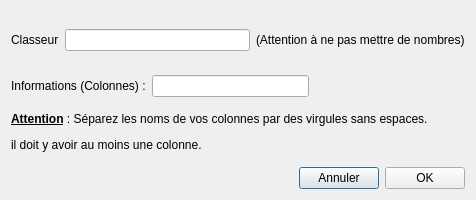
<?xml version="1.0" encoding="UTF-8"?>
<ui version="4.0">
 <class>Dialog</class>
 <widget class="QDialog" name="Dialog">
  <property name="geometry">
   <rect>
    <x>0</x>
    <y>0</y>
    <width>476</width>
    <height>200</height>
   </rect>
  </property>
  <property name="windowTitle">
   <string>Dialog</string>
  </property>
  <layout class="QGridLayout" name="gridLayout">
   <item row="0" column="0">
    <layout class="QHBoxLayout" name="horizontalLayout_5">
     <item>
      <widget class="QLabel" name="tableLabel_2">
       <property name="text">
        <string>Classeur</string>
       </property>
      </widget>
     </item>
     <item>
      <widget class="QLineEdit" name="tableLine"/>
     </item>
     <item>
      <widget class="QLabel" name="label_2">
       <property name="text">
        <string>(Attention à ne pas mettre de nombres)</string>
       </property>
      </widget>
     </item>
    </layout>
   </item>
   <item row="1" column="0">
    <layout class="QHBoxLayout" name="horizontalLayout_4">
     <item>
      <widget class="QLabel" name="champLabel_2">
       <property name="text">
        <string>Informations (Colonnes) :</string>
       </property>
      </widget>
     </item>
     <item>
      <widget class="QLineEdit" name="champsEdit"/>
     </item>
     <item>
      <spacer name="horizontalSpacer">
       <property name="orientation">
        <enum>Qt::Horizontal</enum>
       </property>
       <property name="sizeHint" stdset="0">
        <size>
         <width>40</width>
         <height>20</height>
        </size>
       </property>
      </spacer>
     </item>
    </layout>
   </item>
   <item row="2" column="0">
    <widget class="QLabel" name="label_3">
     <property name="text">
      <string>&lt;html&gt;&lt;head/&gt;&lt;body&gt;&lt;p&gt;&lt;span style=&quot; font-weight:600; text-decoration: underline;&quot;&gt;Attention&lt;/span&gt; : Séparez les noms de vos colonnes par des virgules sans espaces.&lt;/p&gt;&lt;p&gt;il doit y avoir au moins une colonne.&lt;/p&gt;&lt;/body&gt;&lt;/html&gt;</string>
     </property>
    </widget>
   </item>
   <item row="3" column="0">
    <layout class="QHBoxLayout" name="horizontalLayout_7">
     <item>
      <spacer name="horizontalSpacer_6">
       <property name="orientation">
        <enum>Qt::Horizontal</enum>
       </property>
       <property name="sizeHint" stdset="0">
        <size>
         <width>268</width>
         <height>20</height>
        </size>
       </property>
      </spacer>
     </item>
     <item>
      <widget class="QPushButton" name="annuler">
       <property name="text">
        <string>Annuler</string>
       </property>
      </widget>
     </item>
     <item>
      <widget class="QPushButton" name="OK">
       <property name="text">
        <string>OK</string>
       </property>
      </widget>
     </item>
    </layout>
   </item>
  </layout>
 </widget>
 <resources/>
 <connections/>
</ui>
